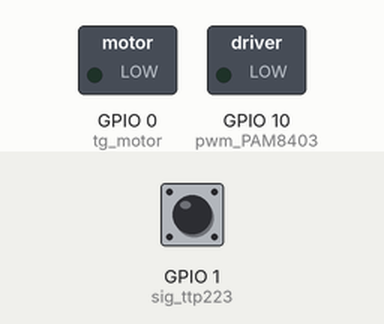
A program run on a simulated ESP32-C3. Shown: switched loads named in the program (green lamp = pin HIGH). Dashed ring = blinking. Inputs (shaded band) come from the test bench; at power-on: GPIO 1 (sig_ttp223) LOW.

Above: at 1.2 s.
1.3 s: GPIO 1 (sig_ttp223) driven HIGH
At 1.73 s:
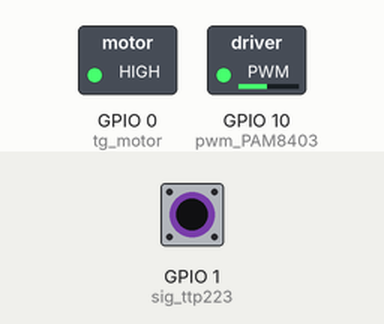
Timing chart, 0 to 3.1 s (numbered marks = the images above; inputs shaded):
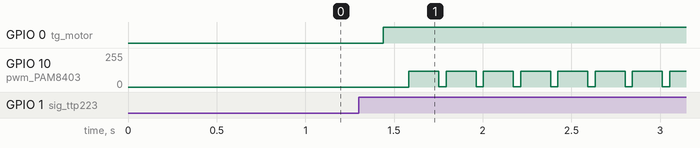

The program:

main.cpp
```cpp
/*
Sub-Projeto Sensor de Nível                                      19/06/2026

Pesquisador Responsável: Prof. Dr. Cleyton Fernandes Ferrarini - cleyton@ufscar.br
Desenvolvimento Técnico: Dr. Kelliton Jose Mendonca Francisco - kelliton@usp.br
Pesquisadores: Prof. Fabio Siviero - siviero@usp.br
               Prof. Dra. Patrícia Saltorato - saltorato@ufscar.br
               Ms. Plínio Cesar Marins - plinio@ufscar.br
               Prof. Dr. Paulo Eduardo Capel Cardoso - paulocapel@usp.br

Ambiente de desenvolvimento: Visual Studio Code version 1.96.4 and PlatformIO Core 6.1.16
Hardware: ESP-32-C3 mini
          BMS HW-373
          Amplificador HW-104
          Sensores TTP223, DS18B20

Este este subprojeto faz parte dos trabalhos desenvolvidos no âmbito do
Centro de Pesquisa e Orientação sobre Deficiência Visual (CpodV) financiado pela
Fundação de Apoio a Pesquisa do Estado de São Paulo e com participação
da Secretaria de Estado dos Direitos da Pessoa com Deficiência.
*/

#include <Arduino.h>
#include "OneWire.h"
#include "DallasTemperature.h"
#include "coin.h"

//configuracao de pinos da microcontroladora
#define tg_motor 0 //motor vibratorio
#define sig_ttp223 1 //Sensor de toque
//#define aux1_J8 2 //porta auxiliar 1 em J8
//#define aux2_J8 3 //porta auxiliar 2 em J8
//#define aux3_J8 4 //porta auxiliar 3 em J8
#define sda_DS18S20 8 //sensor de temperatura
//#define aux2_J5 9 //porta auxiliar 2 em J5
#define pwm_PAM8403 10 //PWM-DAC
//#define aux3_J5 20 //porta auxiliar 3 em J5
//#define aux4_J5 21 //porta auxiliar 4 em J5


// Configuração do pino PWM DAC
//const int PWM_PIN = 10;      // GPIO 10
const int PWM_CHAN = 0;      // Canal do LEDC (Obrigatório no Core 2.x)
const int PWM_FREQ = 150000; // 150kHz
const int PWM_RES = 8;       // Resolução de 8 bits (0-255)

// Configurações do Áudio em Memória
const int SAMPLE_RATE = 8000; // Frequência de amostragem do áudio conforme audio original
volatile uint32_t sample_ptr = 0;
//const uint32_t audio_length = sizeof(CoinWav);

volatile bool playing = false;

//variaveis de sistema
#define RESISTOR_VAL 1000000 // 1M Ohm; resistor para stepup
int SigLast = 0;
bool levelAlarm;
float temperatureC;
unsigned long tempoInicio =0;
unsigned long tempoAtual = 0;
unsigned long tempoDecorrido = 0;
int intervalo = 2000;


//inicializacao de bibliotecas
OneWire oneWire(sda_DS18S20);
DallasTemperature sensors(&oneWire);

// Estrutura do Timer clássico
hw_timer_t *timer = NULL;

// Interrupção clássica usando IRAM_ATTR
void IRAM_ATTR onTimer() {
  if (playing) {
    if (sample_ptr < CoinWav_len) {
      ledcWrite(PWM_CHAN, CoinWav[sample_ptr]);
      sample_ptr++;
    } else {
      // O áudio CHEGOU AO FIM!
      playing = false;             // Altera para falso para parar de processar
      ledcWrite(PWM_CHAN, 0);    // Define o PWM para o meio (0x80 = Silêncio) para não chiar
    }
  }
}

void tocarAudio() {
  timerAlarmDisable(timer); // Desativa o alarme temporariamente para evitar conflitos na ISR
  sample_ptr = 0;           // Reseta o ponteiro de leitura de volta para o início
  playing = true;           // Ativa a flag de reprodução
  timerAlarmEnable(timer);  // Reativa o alarme do timer
}

//Configurações de inicializacao
void setup() {

  Serial.begin(115200); //Baud da porta de comnicação serial

  //Configuração de portas
  pinMode(tg_motor,OUTPUT);
  pinMode(sig_ttp223,INPUT);
  //pinMode(aux1_J8,OUTPUT);
  //pinMode(aux2_J8,OUTPUT);
  //pinMode(aux3_J8,OUTPUT);
  pinMode(sda_DS18S20,INPUT);
  //pinMode(aux2_J5,OUTPUT);
  //pinMode(pwm_PAM8403,OUTPUT);
  //pinMode(aux3_J5,OUTPUT);
  //pinMode(aux4_J5,OUTPUT);

  // 1. Configuração do PWM (LEDC) - Padrão Core 2.x
  ledcSetup(PWM_CHAN, PWM_FREQ, PWM_RES); // Configura o canal 0
  ledcAttachPin(pwm_PAM8403, PWM_CHAN);       // Vincula o GPIO 10 ao canal 0

  // 2. Configuração do Timer de Hardware - Padrão Core 2.x
  // Parâmetros: Número do timer (0), Prescaler (80), Contador crescente (true)
  // Como o clock interno é 80MHz, dividir por 80 faz o timer contar de 1 in 1 microsegundo
  timer = timerBegin(0, 80, true);

  // Vincula a função de interrupção ao timer
  timerAttachInterrupt(timer, &onTimer, true);

  // Define o valor do alarme em microsegundos e ativa o auto-reload (true)
  // Ex: 1.000.000us / 8000Hz = 125 microsegundos por amostra
  timerAlarmWrite(timer, 1000000 / SAMPLE_RATE, true);

  // Habilita o alarme do timer
  timerAlarmEnable(timer);
}

//Secao de transdutores
void motor(bool val){
  digitalWrite(tg_motor,val);
  delay(100);
}

//Secao de sensores
void levelSens(){
  levelAlarm = digitalRead(sig_ttp223);
  //Serial.println(levelAlarm);
  if(levelAlarm){ //aciona alerta se o liquido atinge a região da zona sensível
    motor(true);
    tocarAudio();
    delay(60);
  }
  else{ //desativa o alerta se o liquido está fora da zona sensivel
    motor(false);
    delay(10);
  }

  //Serial.println(levelAlarm);
}

void readSensors(){
  sensors.requestTemperatures();
  temperatureC = sensors.getTempCByIndex(0);
  Serial.print(temperatureC);
  Serial.println("C");
  tempoInicio = millis();
  do{
    tempoDecorrido = tempoAtual - tempoInicio;
    levelSens();
    } while (tempoDecorrido < intervalo);
}

void loop() {

  levelSens(); //ATIVAR APÓS TESTES*******************************
  delay(50);
}
```

Source omitted: coin.h (data table, 26203 bytes)

Measured:
- after the input at 1.3 s, GPIO 0 (tg_motor): LOW → HIGH after 0.14 s; GPIO 10 (pwm_PAM8403): alternates 120/255 for 0.17 s and 1/255 for 0.04 s, starting after 0.28 s
